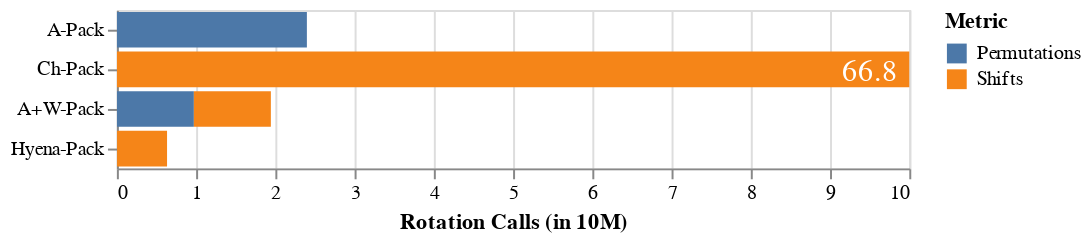

The cell this chart's notebook holds for it:
### Code cell
SCALE = 10000000
temp_dd = []

replace = {
    'Automorphisms':'Shifts',
    'Permutations':'Permutations'
}

# for data in [data_mobile]:
for data in [data_resnet]:
    # Calls
    structs = ['Stats']
    keys = ['Automorphisms','Permutations']
    # structs = ['KSH', 'MUL', 'NTT']

    for model in data:
        layer_list = list(data[model].keys())[:-1]
        if 'ngraph' in model[0]:
            continue
        if 'f1' not in model[2]:
            continue
        if 'plus' in model[0]:
            continue
        for layer in layer_list:
#             if 'Residual' not in layer:
#                 continue
            for s in structs:
                for metric,vals in data[model][layer][s].items():
                    if metric in keys:
                        if vals == 0:
                            continue
                        temp_dd.append([replace_strings_pseudo["_".join(model)], data[model][layer]['Layer'], replace[metric], vals/SCALE])

df_dd = pd.DataFrame(temp_dd, columns=['Model', 'Layer', 'Metric', "Count"])
# df_l = df_temp[df_temp['Layer'] == 'CONV 2 1 2']
# df_l = df_temp[df_temp['Layer'] == 'CONV 2 1 Residual']
dd = df_dd.groupby(['Model','Metric']).sum().reset_index()


at1 = alt.Chart(dd).mark_bar(clip=True).encode(
    y=alt.Y('Model', axis=alt.Axis(title=None), sort=['A-Pack','Ch-Pack','A+W-Pack','Hyena-Pack']),
    x=alt.X('Count', title='Rotation Calls (in 10M)', scale=alt.Scale(domain=[0, 10])),
    color='Metric'
)

text1 = alt.Chart(dd).mark_text(dx=-20, dy=1, color='White', fontSize=15).encode(
    y=alt.Y('Model', axis=alt.Axis(title=None), sort=['A-Pack','Ch-Pack','A+W-Pack','Hyena-Pack']),
#     x=alt.X('Count', title='Count (in 100M)', scale=alt.Scale(domain=[0, 10])),
    x=alt.value(400),
    text=alt.Text('sum(Count):Q', format='.1f'),
)

(at1+text1).display()
print(dd)

### Figure 1 — Vega-Lite specification as saved in the notebook (floating-point values rounded to 4 significant figures)
{"config": {"view": {"continuousWidth": 400, "continuousHeight": 300}}, "layer": [{"mark": {"type": "bar", "clip": true}, "encoding": {"color": {"field": "Metric", "type": "nominal"}, "x": {"field": "Count", "scale": {"domain": [0, 10]}, "title": "Rotation Calls (in 10M)", "type": "quantitative"}, "y": {"axis": {"title": null}, "field": "Model", "sort": ["A-Pack", "Ch-Pack", "A+W-Pack", "Hyena-Pack"], "type": "nominal"}}}, {"mark": {"type": "text", "color": "White", "dx": -20, "dy": 1, "fontSize": 15}, "encoding": {"text": {"aggregate": "sum", "field": "Count", "format": ".1f", "type": "quantitative"}, "x": {"value": 400}, "y": {"axis": {"title": null}, "field": "Model", "sort": ["A-Pack", "Ch-Pack", "A+W-Pack", "Hyena-Pack"], "type": "nominal"}}}], "data": {"name": "data-335867253be9bd126f05cfc9b3cdc989"}, "$schema": "https://vega.github.io/schema/vega-lite/v4.17.0.json", "datasets": {"data-335867253be9bd126f05cfc9b3cdc989": [{"Model": "A+W-Pack", "Metric": "Permutations", "Count": 0.9716}, {"Model": "A+W-Pack", "Metric": "Shifts", "Count": 0.9716}, {"Model": "A-Pack", "Metric": "Permutations", "Count": 2.398}, {"Model": "Ch-Pack", "Metric": "Shifts", "Count": 66.8}, {"Model": "Hyena-Pack", "Metric": "Permutations", "Count": 0.002377}, {"Model": "Hyena-Pack", "Metric": "Shifts", "Count": 0.6308}]}}
